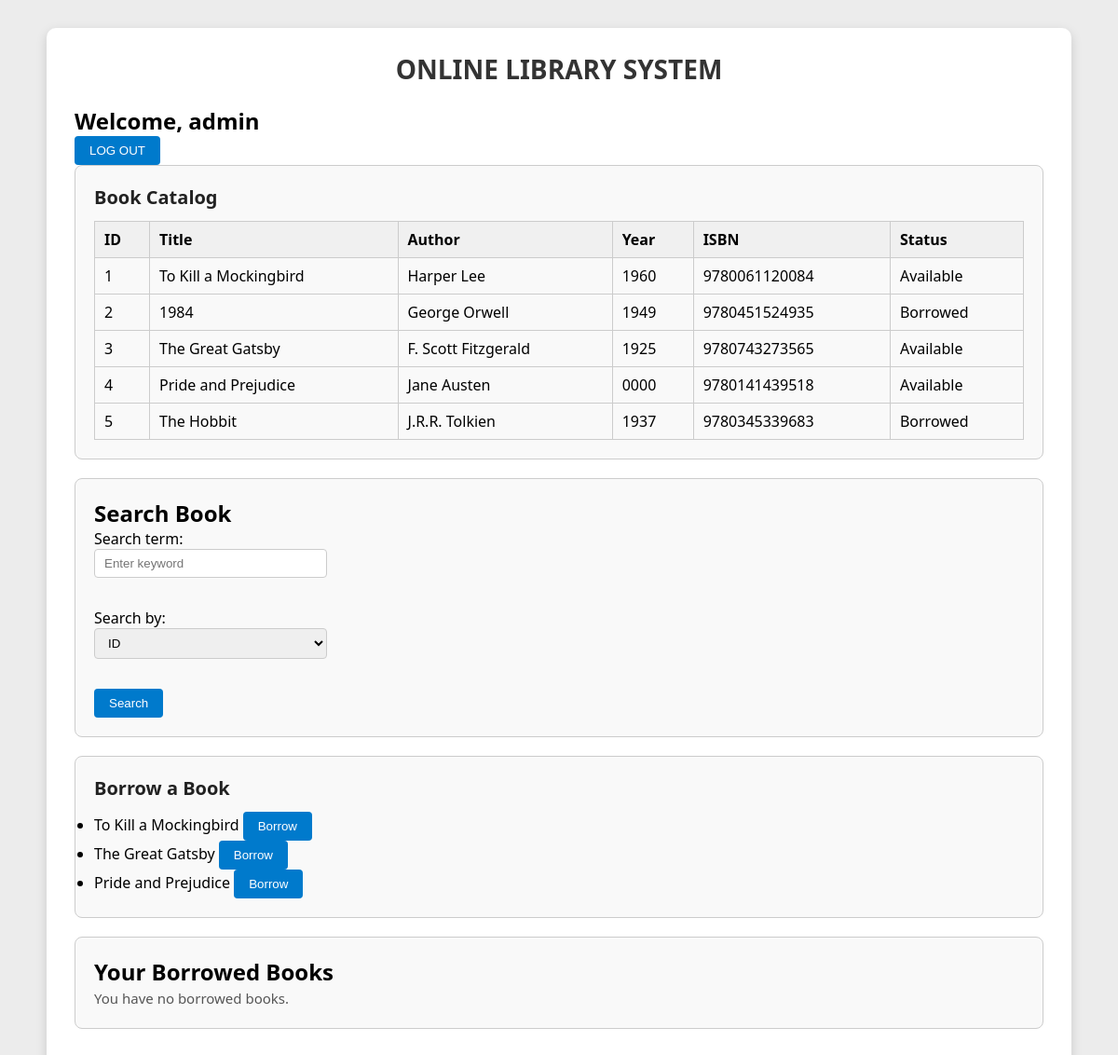
Page /user.php (signed in) on the earlier database version.
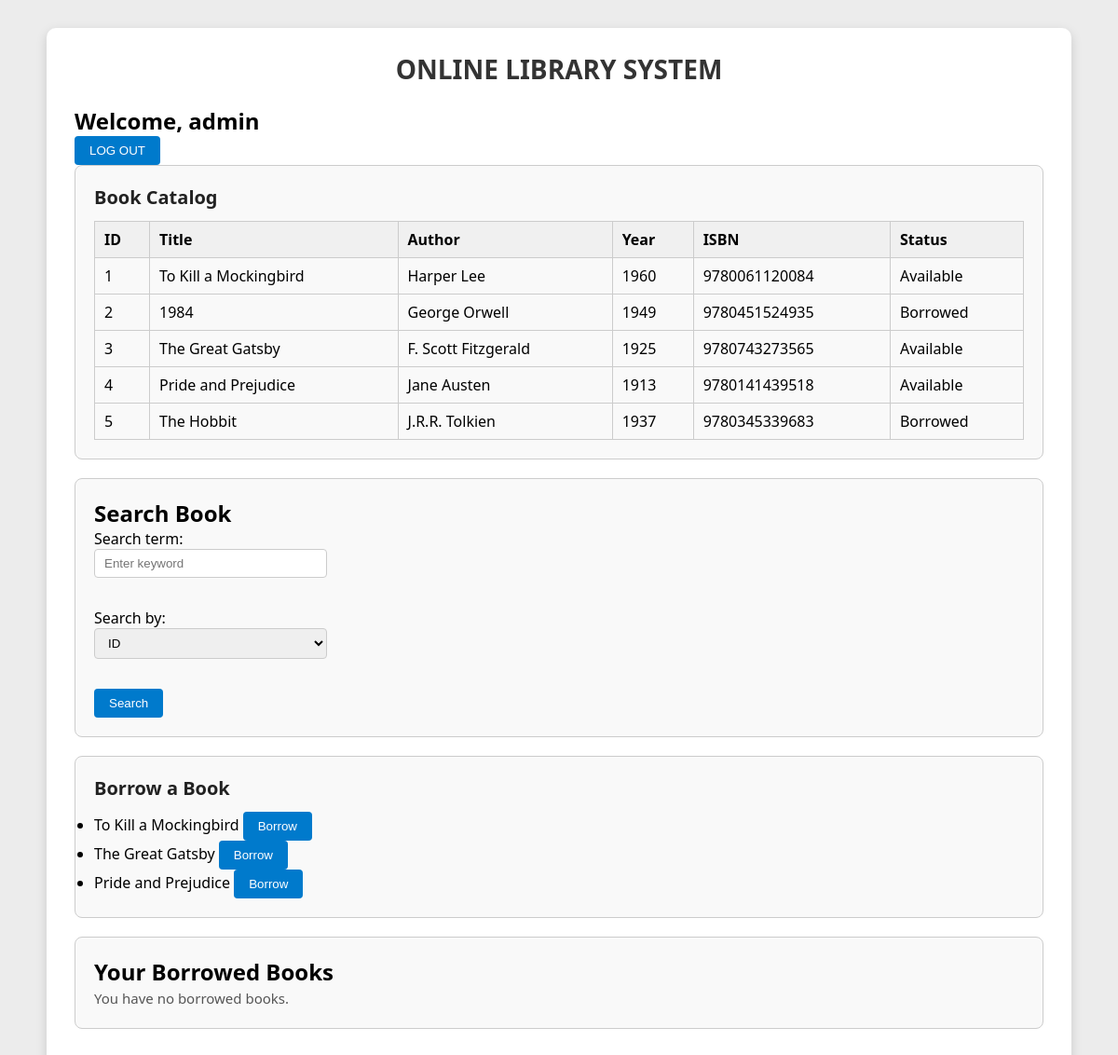
Same page on the later database version.
### tables this page shows
CREATE TABLE books (
  id INT AUTO_INCREMENT PRIMARY KEY,
  title VARCHAR(255) NOT NULL,
  author VARCHAR(255) NOT NULL,
  publication_year YEAR NOT NULL,
  isbn VARCHAR(50) NOT NULL
);

### user.php (the view, shortened to what this page needs)
<?php
$conn = new mysqli("db", "root", "rootpassword", "librarydb", 3306);
$username = isset($_SESSION['user']) ? $_SESSION['user'] : null;
$userResult = $conn->query("SELECT id FROM users WHERE username='$username'");
if ($userResult && $userResult->num_rows > 0) {
    $userRow = $userResult->fetch_assoc();
    $user_id = $userRow['id'];
} else {
    die("User not found in database.");
}
?>
<!DOCTYPE html>
<html lang="en">
<head>
<link rel="stylesheet" href="style.css">
</head>
<body>
<div class="library-container">
    <h1>ONLINE LIBRARY SYSTEM</h1>
    <h2>Welcome, <?= htmlspecialchars($username) ?></h2>
    <form method="post" action="index.php">
        <button type="submit">LOG OUT</button>
    </form>
    <div class="box">
        <h3>Book Catalog</h3>
        <?php
        $result = $conn->query("SELECT id, title, author, publication_year, isbn FROM books");
        if ($result && $result->num_rows > 0) {
            echo "<table border='1' cellpadding='5' cellspacing='0' width='100%'>
                    <tr>
                        <th>ID</th>
                        <th>Title</th>
                        <th>Author</th>
                        <th>Year</th>
                        <th>ISBN</th>
                        <th>Status</th>
                    </tr>";
            while ($row = $result->fetch_assoc()) {
                $book_id = $row['id'];
                $check = $conn->query("SELECT * FROM borrowings WHERE book_id=$book_id AND return_date IS NULL");
                $status = ($check->num_rows > 0) ? "Borrowed" : "Available";
                echo "<tr>
                        <td>{$row['id']}</td>
                        <td>{$row['title']}</td>
                        <td>{$row['author']}</td>
                        <td>{$row['publication_year']}</td>
                        <td>{$row['isbn']}</td>
                        <td>$status</td>
                    </tr>";
            }
            echo "</table>";
        } else {
            echo "<p>No books found.</p>";
        }
        ?>
    </div>
    <div class="box">
        <h2>Search Book</h2>
        <form action="" method="post">
            <label for="to_be_searched">Search term:</label><br>
            <input type="text" size="50" id="to_be_searched" name="to_be_searched" placeholder="Enter keyword" required><br><br>
            <label for="column">Search by:</label><br>
            <select name="column" id="column" required>
                <option value="id">ID</option>
            </select><br><br>
            <input type="submit" name="search" value="Search">
        </form>
    </div>
    <div class="box">
        <h3>Borrow a Book</h3>
        <?php
        $available = $conn->query("SELECT * FROM books WHERE id NOT IN
                    (SELECT book_id FROM borrowings WHERE return_date IS NULL)");
        if ($available && $available->num_rows > 0) {
            echo "<ul>";
            while ($row = $available->fetch_assoc()) {
                echo "<li>
                        {$row['title']}
                        <form method='post' style='display:inline'>
                            <input type='hidden' name='book_id' value='{$row['id']}'>
                            <button type='submit' name='borrow'>Borrow</button>
                        </form>
                    </li>";
            }
            echo "</ul>";
        } else {
            echo "<p>No books available to borrow.</p>";
        }
        ?>
    </div>
    <div class="box">
        <h2>Your Borrowed Books</h2>
        <?php
        $borrowed = $conn->query("
            SELECT br.id as borrow_id, b.title, br.borrow_date
            FROM borrowings br
            JOIN books b ON br.book_id = b.id
            WHERE br.return_date IS NULL AND br.user_id = $user_id
        ");
        if ($borrowed && $borrowed->num_rows > 0) {
            echo "<table border='1' cellpadding='5' cellspacing='0' width='100%'>
                    <tr>
                        <th>Book Title</th>
                        <th>Borrow Date</th>
                        <th>Return</th>
                    </tr>";
            while ($row = $borrowed->fetch_assoc()) {
                echo "<tr>
                        <td>{$row['title']}</td>
                        <td>{$row['borrow_date']}</td>
                        <td>
                            <a href='?return_id={$row['borrow_id']}' onclick='return confirm(\"Return this book?\")'>Return</a>
                        </td>
                    </tr>";
            }
            echo "</table>";
        } else {
            echo "<p>You have no borrowed books.</p>";
        }
        ?>
    </div>
</div>
</body>
</html>

### style.css (style rules this page uses)
* { margin: 0; padding: 0; box-sizing: border-box; }
body { font-family: "Segoe UI", Tahoma, Geneva, Verdana, sans-serif; background: #ececec; display: flex; justify-content: center; padding: 30px 0; }
.library-container { width: 1100px; background: #ffffff; padding: 25px 30px; border-radius: 10px; box-shadow: 0 4px 12px rgba(0,0,0,0.15); }
.library-container h1 { text-align: center; font-size: 28px; margin-bottom: 20px; color: #333; }
.box { padding: 20px; margin-bottom: 20px; background: #f9f9f9; border: 1px solid #ccc; border-radius: 8px; }
.box h3 { margin-bottom: 12px; font-size: 20px; color: #222; }
.box p { font-size: 15px; line-height: 1.6; color: #555; }
table { width: 100%; border-collapse: collapse; margin-top: 10px; }
table th, table td { border: 1px solid #ccc; padding: 8px 10px; text-align: left; }
table th { background: #f0f0f0; }
input[type="text"], input[type="password"], select { padding: 7px 10px; border-radius: 4px; border: 1px solid #ccc; width: 250px; margin-bottom: 10px; }
input[type="submit"], button { padding: 8px 16px; background-color: #007acc; border: none; border-radius: 4px; color: #fff; cursor: pointer; }

Differences in the rows shown:
changed books "Pride and Prejudice": publication_year "0000" → "1913"
